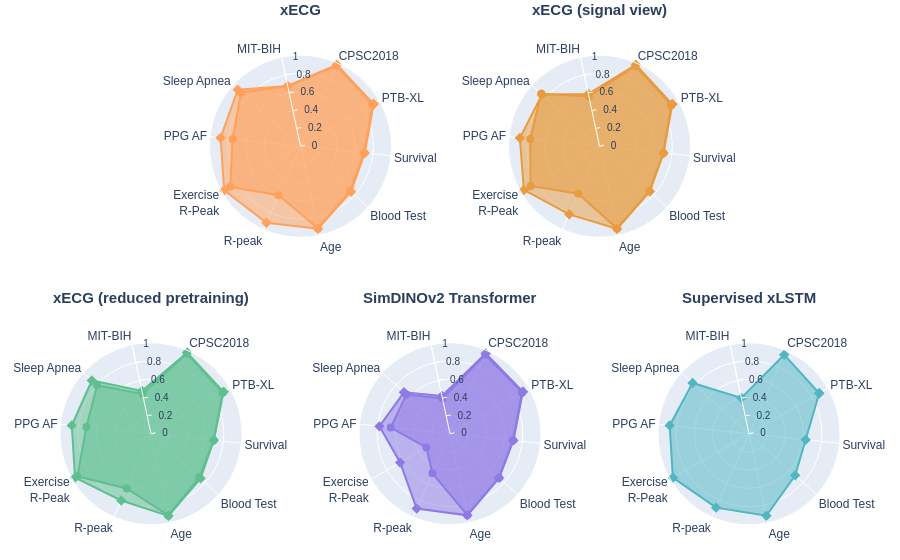

The notebook cell saved with this chart:
### Code cell
plot_radar_plots(df_abl_ft, df_abl_lp, categories, title='radar_chart_ablations')

### Figure 1 — Plotly figure (JSON) as saved in the notebook; plotly's stock layout.template omitted (floating-point values rounded to 4 significant figures)
{"data": [{"fill": "toself", "hoverinfo": "skip", "line": {"color": "#FFA15A", "width": 2}, "marker": {"color": "#FFA15A", "size": 8, "symbol": "diamond"}, "name": "<b>xECG</b>", "r": [0.9276, 0.9813, 0.6773, 0.9278, 0.8835, 0.9684, 0.9206, 0.9273, 0.7475, 0.7101, 0.9276], "subplot": "polar", "theta": ["PTB-XL", "CPSC2018", "MIT-BIH", "Sleep Apnea", "PPG AF", "Exercise<br>R-Peak", "R-peak", "Age", "Blood Test", "Survival", "PTB-XL"], "type": "scatterpolar"}, {"fill": "toself", "hoverinfo": "skip", "line": {"color": "#FFA15A", "width": 2}, "marker": {"color": "#FFA15A", "size": 8, "symbol": "circle"}, "name": "<b>xECG</b>", "r": [0.9154, 0.9678, 0.674, 0.8791, 0.7508, 0.8916, 0.5899, 0.9233, 0.7325, 0.7038, 0.9154], "subplot": "polar", "theta": ["PTB-XL", "CPSC2018", "MIT-BIH", "Sleep Apnea", "PPG AF", "Exercise<br>R-Peak", "R-peak", "Age", "Blood Test", "Survival", "PTB-XL"], "type": "scatterpolar"}, {"fill": "toself", "hoverinfo": "skip", "line": {"color": "#E89B3F", "width": 2}, "marker": {"color": "#E89B3F", "size": 8, "symbol": "diamond"}, "name": "<b>xECG (signal view)</b>", "r": [0.9238, 0.9814, 0.5878, 0.8487, 0.8799, 0.9601, 0.8183, 0.9286, 0.7444, 0.7076, 0.9238], "subplot": "polar2", "theta": ["PTB-XL", "CPSC2018", "MIT-BIH", "Sleep Apnea", "PPG AF", "Exercise<br>R-Peak", "R-peak", "Age", "Blood Test", "Survival", "PTB-XL"], "type": "scatterpolar"}, {"fill": "toself", "hoverinfo": "skip", "line": {"color": "#E89B3F", "width": 2}, "marker": {"color": "#E89B3F", "size": 8, "symbol": "circle"}, "name": "<b>xECG (signal view)</b>", "r": [0.9091, 0.9663, 0.5601, 0.8614, 0.7657, 0.874, 0.5712, 0.9248, 0.7354, 0.7066, 0.9091], "subplot": "polar2", "theta": ["PTB-XL", "CPSC2018", "MIT-BIH", "Sleep Apnea", "PPG AF", "Exercise<br>R-Peak", "R-peak", "Age", "Blood Test", "Survival", "PTB-XL"], "type": "scatterpolar"}, {"fill": "toself", "hoverinfo": "skip", "line": {"color": "#5FBF8F", "width": 2}, "marker": {"color": "#5FBF8F", "size": 8, "symbol": "diamond"}, "name": "<b>xECG (reduced pretraining)</b>", "r": [0.9208, 0.977, 0.4813, 0.8748, 0.8754, 0.9637, 0.8032, 0.9236, 0.733, 0.694, 0.9208], "subplot": "polar3", "theta": ["PTB-XL", "CPSC2018", "MIT-BIH", "Sleep Apnea", "PPG AF", "Exercise<br>R-Peak", "R-peak", "Age", "Blood Test", "Survival", "PTB-XL"], "type": "scatterpolar"}, {"fill": "toself", "hoverinfo": "skip", "line": {"color": "#5FBF8F", "width": 2}, "marker": {"color": "#5FBF8F", "size": 8, "symbol": "circle"}, "name": "<b>xECG (reduced pretraining)</b>", "r": [0.9093, 0.9638, 0.4481, 0.7963, 0.7146, 0.9334, 0.6577, 0.9184, 0.7145, 0.6921, 0.9093], "subplot": "polar3", "theta": ["PTB-XL", "CPSC2018", "MIT-BIH", "Sleep Apnea", "PPG AF", "Exercise<br>R-Peak", "R-peak", "Age", "Blood Test", "Survival", "PTB-XL"], "type": "scatterpolar"}, {"fill": "toself", "hoverinfo": "skip", "line": {"color": "#8F7AE5", "width": 2}, "marker": {"color": "#8F7AE5", "size": 8, "symbol": "diamond"}, "name": "<b>SimDINOv2 Transformer</b>", "r": [0.9247, 0.9655, 0.4254, 0.6808, 0.7797, 0.6327, 0.9004, 0.9168, 0.7253, 0.7007, 0.9247], "subplot": "polar4", "theta": ["PTB-XL", "CPSC2018", "MIT-BIH", "Sleep Apnea", "PPG AF", "Exercise<br>R-Peak", "R-peak", "Age", "Blood Test", "Survival", "PTB-XL"], "type": "scatterpolar"}, {"fill": "toself", "hoverinfo": "skip", "line": {"color": "#8F7AE5", "width": 2}, "marker": {"color": "#8F7AE5", "size": 8, "symbol": "circle"}, "name": "<b>SimDINOv2 Transformer</b>", "r": [0.914, 0.9508, 0.3955, 0.6444, 0.6558, 0.301, 0.4764, 0.9118, 0.7243, 0.6955, 0.914], "subplot": "polar4", "theta": ["PTB-XL", "CPSC2018", "MIT-BIH", "Sleep Apnea", "PPG AF", "Exercise<br>R-Peak", "R-peak", "Age", "Blood Test", "Survival", "PTB-XL"], "type": "scatterpolar"}, {"fill": "toself", "hoverinfo": "skip", "line": {"color": "#4FB6C2", "width": 2}, "marker": {"color": "#4FB6C2", "size": 8, "symbol": "diamond"}, "name": "<b>Supervised xLSTM</b>", "r": [0.8907, 0.9511, 0.4022, 0.8343, 0.8763, 0.9658, 0.889, 0.9215, 0.6831, 0.6261, 0.8907], "subplot": "polar5", "theta": ["PTB-XL", "CPSC2018", "MIT-BIH", "Sleep Apnea", "PPG AF", "Exercise<br>R-Peak", "R-peak", "Age", "Blood Test", "Survival", "PTB-XL"], "type": "scatterpolar"}], "layout": {"annotations": [{"font": {"family": "Arial", "size": 15}, "showarrow": false, "text": "<b>xECG</b>", "x": 0.3083, "xanchor": "center", "xref": "paper", "y": 1, "yanchor": "bottom", "yref": "paper", "yshift": 20}, {"font": {"family": "Arial", "size": 15}, "showarrow": false, "text": "<b>xECG (signal view)</b>", "x": 0.6917, "xanchor": "center", "xref": "paper", "y": 1, "yanchor": "bottom", "yref": "paper", "yshift": 20}, {"font": {"family": "Arial", "size": 15}, "showarrow": false, "text": "<b>xECG (reduced pretraining)</b>", "x": 0.1167, "xanchor": "center", "xref": "paper", "y": 0.425, "yanchor": "bottom", "yref": "paper", "yshift": 20}, {"font": {"family": "Arial", "size": 15}, "showarrow": false, "text": "<b>SimDINOv2 Transformer</b>", "x": 0.5, "xanchor": "center", "xref": "paper", "y": 0.425, "yanchor": "bottom", "yref": "paper", "yshift": 20}, {"font": {"family": "Arial", "size": 15}, "showarrow": false, "text": "<b>Supervised xLSTM</b>", "x": 0.8833, "xanchor": "center", "xref": "paper", "y": 0.425, "yanchor": "bottom", "yref": "paper", "yshift": 20}], "font": {"family": "Arial", "size": 12}, "margin": {"b": 20, "l": 60, "r": 60, "t": 40}, "polar": {"angularaxis": {"rotation": 30}, "domain": {"x": [0.1917, 0.425], "y": [0.575, 1]}, "radialaxis": {"angle": 102, "linecolor": "white", "range": [0, 1], "showgrid": true, "showline": true, "showticklabels": true, "tickangle": 102, "tickcolor": "white", "tickfont": {"size": 10}, "ticklen": 4, "ticks": "outside", "ticktext": ["0", "0.2", "0.4", "0.6", "0.8", "1"], "tickvals": [0, 0.2, 0.4, 0.6, 0.8, 1], "visible": true}}, "polar2": {"angularaxis": {"rotation": 30}, "domain": {"x": [0.575, 0.8083], "y": [0.575, 1]}, "radialaxis": {"angle": 102, "linecolor": "white", "range": [0, 1], "showgrid": true, "showline": true, "showticklabels": true, "tickangle": 102, "tickcolor": "white", "tickfont": {"size": 10}, "ticklen": 4, "ticks": "outside", "ticktext": ["0", "0.2", "0.4", "0.6", "0.8", "1"], "tickvals": [0, 0.2, 0.4, 0.6, 0.8, 1], "visible": true}}, "polar3": {"angularaxis": {"rotation": 30}, "domain": {"x": [0, 0.2333], "y": [0, 0.425]}, "radialaxis": {"angle": 102, "linecolor": "white", "range": [0, 1], "showgrid": true, "showline": true, "showticklabels": true, "tickangle": 102, "tickcolor": "white", "tickfont": {"size": 10}, "ticklen": 4, "ticks": "outside", "ticktext": ["0", "0.2", "0.4", "0.6", "0.8", "1"], "tickvals": [0, 0.2, 0.4, 0.6, 0.8, 1], "visible": true}}, "polar4": {"angularaxis": {"rotation": 30}, "domain": {"x": [0.3833, 0.6167], "y": [0, 0.425]}, "radialaxis": {"angle": 102, "linecolor": "white", "range": [0, 1], "showgrid": true, "showline": true, "showticklabels": true, "tickangle": 102, "tickcolor": "white", "tickfont": {"size": 10}, "ticklen": 4, "ticks": "outside", "ticktext": ["0", "0.2", "0.4", "0.6", "0.8", "1"], "tickvals": [0, 0.2, 0.4, 0.6, 0.8, 1], "visible": true}}, "polar5": {"angularaxis": {"rotation": 30}, "domain": {"x": [0.7667, 1.0], "y": [0, 0.425]}, "radialaxis": {"angle": 102, "linecolor": "white", "range": [0, 1], "showgrid": true, "showline": true, "showticklabels": true, "tickangle": 102, "tickcolor": "white", "tickfont": {"size": 10}, "ticklen": 4, "ticks": "outside", "ticktext": ["0", "0.2", "0.4", "0.6", "0.8", "1"], "tickvals": [0, 0.2, 0.4, 0.6, 0.8, 1], "visible": true}}, "showlegend": false}}
